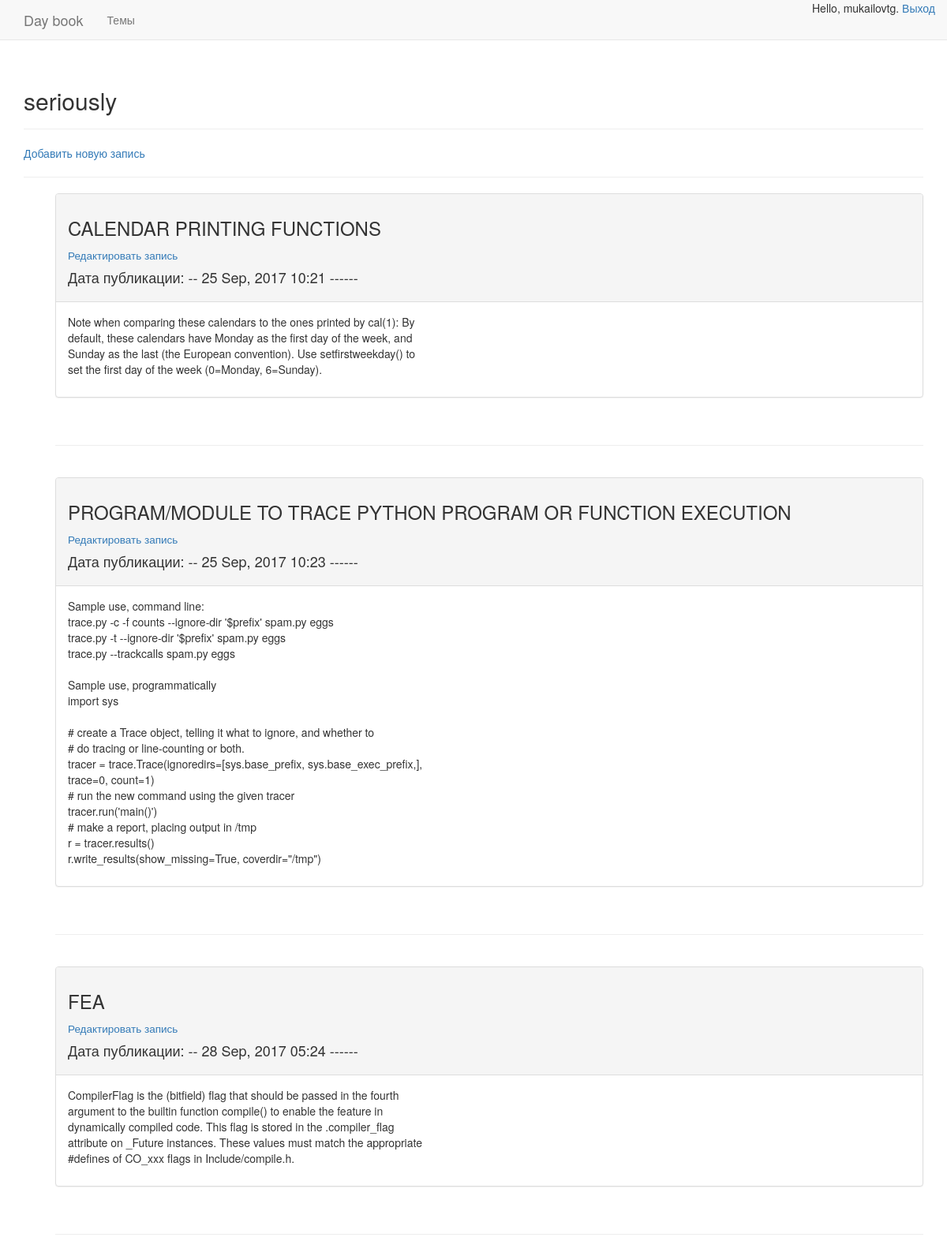
Page /categories/2/ (signed in) on the committed database.
### journal/models.py (models this page shows, shortened)
class Category(models.Model):
    name = models.CharField(max_length=200, verbose_name='Категории')
    date_added = models.DateTimeField(auto_now_add=True)
    master = models.ForeignKey(User)
    class Meta:
        verbose_name_plural = 'Categories'
    def __str__(self):
        return self.name

class Entry(models.Model):
    category = models.ForeignKey(Category)
    name = models.CharField(max_length=250, verbose_name='Запись')
    description = models.TextField(verbose_name='Описание')
    date_added = models.DateTimeField(auto_now_add=True)
    class Meta:
        verbose_name_plural = 'Entries'

### journal/views.py (the view)
# urls.py: url(r'^categories/(?P<category_id>\d+)/$', views.category, name='category'),
@login_required
def category(request, category_id):
    category = Category.objects.filter(master=request.user).get(id=category_id)
    master_valid(request, category)
    entries = category.entry_set.order_by('date_added')
    context = {'category': category, 'entries': entries}
    return render(request, 'journal/category.html', context)

### journal/views.py (called while the page is built)
def master_valid(request, category):
    if category.master != request.user:
        raise Http404

### journal/templates/journal/category.html (shortened to what this page needs)
<!DOCTYPE html>
{% extends 'journal/base.html' %}
{% block header %}
    <h2>{{ category }}</h2>
{% endblock header %}
{% block content %}
<p>
    <a href="{% url 'journal:new_entry' category.id %}">Добавить новую запись</a>
</p>
<hr>
<ul>
    {% for entry in entries %}
        <div class="panel panel-default">
            <div class="panel-heading">
                <h3>
                    {{ entry.name|upper }}
                </h3>
                <h4>
                <small>
                        <a href="{% url 'journal:edit_entry' entry.id %}">
                            Редактировать запись
                        </a>
                </small>
                 </h4>
                <h4>
                    Дата публикации: -- {{ entry.date_added|date:'d M, Y H:i' }} ------
                </h4>
            </div>
            <div class="panel-body">
               {{ entry.description|linebreaks }}
            </div>
        </div>
        <br>
        <hr>
        <br>
    {% empty %}
        <li>
            Здесь пока нет записей для этой темы!
        </li>
    {% endfor %}
</ul>
{% endblock content %}

### journal/templates/journal/base.html (shortened to what this page needs)
<!DOCTYPE html>
{% load bootstrap3 %}
<html lang="en">
<head>
    {% bootstrap_css %}
</head>
<body>
  <nav class="navbar navbar-default navbar-static-top">
      <div class="container">
          <div class="navbar-header">
              <a class="navbar-brand" href="{% url 'journal:index' %}">Day book</a>
          </div>
          <div id="navbar" class="navbar-collapse collapse">
              <ul class="nav navbar-nav">
                  <li>
                      <a href="{% url 'journal:categories' %}">Темы</a>
                  </li>
              </ul>
              <ul class="nav navbar-nav navbar-right">
                {% if user.is_authenticated %}
                    Hello, {{ user.username }}.
                    <a href="{% url 'users:logout' %}">Выход</a>
                {% else %}
                    <a href="{% url 'users:register' %}">Регистрация</a> -
                    <a href="{% url 'users:login' %}">Войти</a>
                {% endif %}
              </ul>
          </div>
      </div>
  </nav>
  <div class="container">
      <div class="page-header">
          {% block header %}{% endblock header %}
      </div>
      <div>
        {% block content %}{% endblock content %}
      </div>
  </div>
</body>
</html>

### rows in the picture
Category: name "seriously"
Entry: name "CALENDAR PRINTING FUNCTIONS", date_added "25 Sep, 2017 10:21", description "Note when comparing these calendars to the ones printed by cal(1): By default, these calendars have Monday as the first day of the week, and Sunday as the last (the European convention). Use setfirstweekday() to set the first day of the week (0=Monday, 6=Sunday)."
Entry: name "PROGRAM/MODULE TO TRACE PYTHON PROGRAM OR FUNCTION EXECUTION", date_added "25 Sep, 2017 10:23", description "Sample use, command line: trace.py -c -f counts --ignore-dir '$prefix' spam.py eggs trace.py -t --ignore-dir '$prefix' spam.py eggs trace.py --trackcalls spam.py eggs Sample use, programmatically import sys # create a Trace object, telling it what to ignore, and whether to # do tracing or line-counting or both. tracer = trace.Trace(ignoredirs=[sys.base_prefix, sys.base_exec_prefix,], trace=0, count=1) # run the new command using the given tracer tracer.run('main()') # make a report, placing output in /tmp r = tracer.results() r.write_results(show_missing=True, coverdir=\"/tmp\")"
Entry: name "FEA", date_added "28 Sep, 2017 05:24", description "CompilerFlag is the (bitfield) flag that should be passed in the fourth argument to the builtin function compile() to enable the feature in dynamically compiled code. This flag is stored in the .compiler_flag attribute on _Future instances. These values must match the appropriate #defines of CO_xxx flags in Include/compile.h."

### other values in the picture
{{ user.username }} "mukailovtg"
